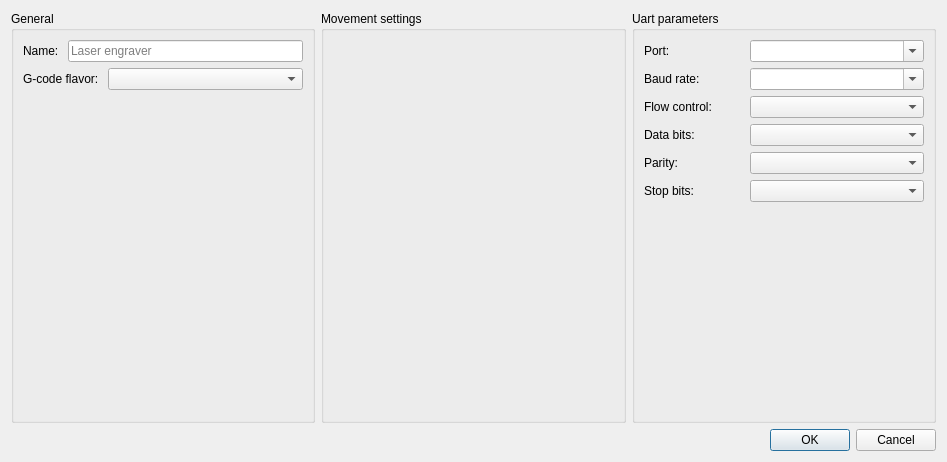
<?xml version="1.0" encoding="UTF-8"?>
<ui version="4.0">
 <class>AddPrinterDialog</class>
 <widget class="QDialog" name="AddPrinterDialog">
  <property name="geometry">
   <rect>
    <x>0</x>
    <y>0</y>
    <width>947</width>
    <height>462</height>
   </rect>
  </property>
  <property name="windowTitle">
   <string>Dialog</string>
  </property>
  <layout class="QVBoxLayout" name="verticalLayout_4">
   <item>
    <layout class="QHBoxLayout" name="horizontalLayout_9">
     <item>
      <widget class="QGroupBox" name="groupBox_2">
       <property name="sizePolicy">
        <sizepolicy hsizetype="Expanding" vsizetype="Expanding">
         <horstretch>0</horstretch>
         <verstretch>0</verstretch>
        </sizepolicy>
       </property>
       <property name="title">
        <string>General</string>
       </property>
       <layout class="QVBoxLayout" name="verticalLayout">
        <item>
         <layout class="QHBoxLayout" name="horizontalLayout">
          <item>
           <widget class="QLabel" name="label_5">
            <property name="text">
             <string>Name: </string>
            </property>
           </widget>
          </item>
          <item>
           <widget class="QLineEdit" name="name">
            <property name="placeholderText">
             <string>Laser engraver</string>
            </property>
           </widget>
          </item>
         </layout>
        </item>
        <item>
         <layout class="QHBoxLayout" name="horizontalLayout_2">
          <item>
           <widget class="QLabel" name="label_2">
            <property name="text">
             <string>G-code flavor: </string>
            </property>
           </widget>
          </item>
          <item>
           <widget class="QComboBox" name="gcode_flavor">
            <property name="sizePolicy">
             <sizepolicy hsizetype="Expanding" vsizetype="Fixed">
              <horstretch>0</horstretch>
              <verstretch>0</verstretch>
             </sizepolicy>
            </property>
           </widget>
          </item>
         </layout>
        </item>
        <item>
         <spacer name="verticalSpacer">
          <property name="orientation">
           <enum>Qt::Vertical</enum>
          </property>
          <property name="sizeHint" stdset="0">
           <size>
            <width>20</width>
            <height>40</height>
           </size>
          </property>
         </spacer>
        </item>
       </layout>
      </widget>
     </item>
     <item>
      <widget class="QGroupBox" name="groupBox_3">
       <property name="sizePolicy">
        <sizepolicy hsizetype="Expanding" vsizetype="Expanding">
         <horstretch>0</horstretch>
         <verstretch>0</verstretch>
        </sizepolicy>
       </property>
       <property name="title">
        <string>Movement settings</string>
       </property>
       <layout class="QVBoxLayout" name="verticalLayout_3">
        <item>
         <widget class="EngraverMovementSettingsWidget" name="widget" native="true">
          <property name="minimumSize">
           <size>
            <width>0</width>
            <height>100</height>
           </size>
          </property>
         </widget>
        </item>
        <item>
         <spacer name="verticalSpacer_3">
          <property name="orientation">
           <enum>Qt::Vertical</enum>
          </property>
          <property name="sizeHint" stdset="0">
           <size>
            <width>20</width>
            <height>40</height>
           </size>
          </property>
         </spacer>
        </item>
       </layout>
      </widget>
     </item>
     <item>
      <widget class="QGroupBox" name="groupBox">
       <property name="sizePolicy">
        <sizepolicy hsizetype="Expanding" vsizetype="Expanding">
         <horstretch>0</horstretch>
         <verstretch>0</verstretch>
        </sizepolicy>
       </property>
       <property name="title">
        <string>Uart parameters</string>
       </property>
       <layout class="QVBoxLayout" name="verticalLayout_2">
        <item>
         <layout class="QHBoxLayout" name="horizontalLayout_3">
          <item>
           <widget class="QLabel" name="label">
            <property name="sizePolicy">
             <sizepolicy hsizetype="Minimum" vsizetype="Preferred">
              <horstretch>0</horstretch>
              <verstretch>0</verstretch>
             </sizepolicy>
            </property>
            <property name="minimumSize">
             <size>
              <width>100</width>
              <height>0</height>
             </size>
            </property>
            <property name="text">
             <string>Port:</string>
            </property>
           </widget>
          </item>
          <item>
           <widget class="QComboBox" name="device">
            <property name="sizePolicy">
             <sizepolicy hsizetype="Expanding" vsizetype="Fixed">
              <horstretch>0</horstretch>
              <verstretch>0</verstretch>
             </sizepolicy>
            </property>
            <property name="editable">
             <bool>true</bool>
            </property>
           </widget>
          </item>
         </layout>
        </item>
        <item>
         <layout class="QHBoxLayout" name="horizontalLayout_4">
          <item>
           <widget class="QLabel" name="label_3">
            <property name="sizePolicy">
             <sizepolicy hsizetype="Minimum" vsizetype="Preferred">
              <horstretch>0</horstretch>
              <verstretch>0</verstretch>
             </sizepolicy>
            </property>
            <property name="minimumSize">
             <size>
              <width>100</width>
              <height>0</height>
             </size>
            </property>
            <property name="text">
             <string>Baud rate:</string>
            </property>
           </widget>
          </item>
          <item>
           <widget class="QComboBox" name="baud">
            <property name="sizePolicy">
             <sizepolicy hsizetype="Expanding" vsizetype="Fixed">
              <horstretch>0</horstretch>
              <verstretch>0</verstretch>
             </sizepolicy>
            </property>
            <property name="editable">
             <bool>true</bool>
            </property>
            <property name="currentText">
             <string/>
            </property>
           </widget>
          </item>
         </layout>
        </item>
        <item>
         <layout class="QHBoxLayout" name="horizontalLayout_5">
          <item>
           <widget class="QLabel" name="label_4">
            <property name="sizePolicy">
             <sizepolicy hsizetype="Minimum" vsizetype="Preferred">
              <horstretch>0</horstretch>
              <verstretch>0</verstretch>
             </sizepolicy>
            </property>
            <property name="minimumSize">
             <size>
              <width>100</width>
              <height>0</height>
             </size>
            </property>
            <property name="text">
             <string>Flow control:</string>
            </property>
           </widget>
          </item>
          <item>
           <widget class="QComboBox" name="flow_control">
            <property name="sizePolicy">
             <sizepolicy hsizetype="Expanding" vsizetype="Fixed">
              <horstretch>0</horstretch>
              <verstretch>0</verstretch>
             </sizepolicy>
            </property>
            <property name="currentText">
             <string/>
            </property>
           </widget>
          </item>
         </layout>
        </item>
        <item>
         <layout class="QHBoxLayout" name="horizontalLayout_6">
          <item>
           <widget class="QLabel" name="label_6">
            <property name="minimumSize">
             <size>
              <width>100</width>
              <height>0</height>
             </size>
            </property>
            <property name="text">
             <string>Data bits:</string>
            </property>
           </widget>
          </item>
          <item>
           <widget class="QComboBox" name="data_bits">
            <property name="sizePolicy">
             <sizepolicy hsizetype="Expanding" vsizetype="Fixed">
              <horstretch>0</horstretch>
              <verstretch>0</verstretch>
             </sizepolicy>
            </property>
            <property name="currentText">
             <string/>
            </property>
           </widget>
          </item>
         </layout>
        </item>
        <item>
         <layout class="QHBoxLayout" name="horizontalLayout_7">
          <item>
           <widget class="QLabel" name="label_7">
            <property name="minimumSize">
             <size>
              <width>100</width>
              <height>0</height>
             </size>
            </property>
            <property name="text">
             <string>Parity: </string>
            </property>
           </widget>
          </item>
          <item>
           <widget class="QComboBox" name="parity">
            <property name="sizePolicy">
             <sizepolicy hsizetype="Expanding" vsizetype="Fixed">
              <horstretch>0</horstretch>
              <verstretch>0</verstretch>
             </sizepolicy>
            </property>
            <property name="currentText">
             <string/>
            </property>
           </widget>
          </item>
         </layout>
        </item>
        <item>
         <layout class="QHBoxLayout" name="horizontalLayout_8">
          <item>
           <widget class="QLabel" name="label_8">
            <property name="minimumSize">
             <size>
              <width>100</width>
              <height>0</height>
             </size>
            </property>
            <property name="text">
             <string>Stop bits: </string>
            </property>
           </widget>
          </item>
          <item>
           <widget class="QComboBox" name="stop_bits">
            <property name="sizePolicy">
             <sizepolicy hsizetype="Expanding" vsizetype="Fixed">
              <horstretch>0</horstretch>
              <verstretch>0</verstretch>
             </sizepolicy>
            </property>
            <property name="currentText">
             <string/>
            </property>
           </widget>
          </item>
         </layout>
        </item>
        <item>
         <spacer name="verticalSpacer_2">
          <property name="orientation">
           <enum>Qt::Vertical</enum>
          </property>
          <property name="sizeHint" stdset="0">
           <size>
            <width>20</width>
            <height>40</height>
           </size>
          </property>
         </spacer>
        </item>
       </layout>
      </widget>
     </item>
    </layout>
   </item>
   <item>
    <widget class="QDialogButtonBox" name="buttons">
     <property name="orientation">
      <enum>Qt::Horizontal</enum>
     </property>
     <property name="standardButtons">
      <set>QDialogButtonBox::Cancel|QDialogButtonBox::Ok</set>
     </property>
    </widget>
   </item>
  </layout>
 </widget>
 <customwidgets>
  <customwidget>
   <class>EngraverMovementSettingsWidget</class>
   <extends>QWidget</extends>
   <header>src/widgets/engraver-movement-settings-widget.h</header>
   <container>1</container>
  </customwidget>
 </customwidgets>
 <resources/>
 <connections>
  <connection>
   <sender>buttons</sender>
   <signal>accepted()</signal>
   <receiver>AddPrinterDialog</receiver>
   <slot>accept()</slot>
   <hints>
    <hint type="sourcelabel">
     <x>248</x>
     <y>254</y>
    </hint>
    <hint type="destinationlabel">
     <x>157</x>
     <y>274</y>
    </hint>
   </hints>
  </connection>
  <connection>
   <sender>buttons</sender>
   <signal>rejected()</signal>
   <receiver>AddPrinterDialog</receiver>
   <slot>reject()</slot>
   <hints>
    <hint type="sourcelabel">
     <x>316</x>
     <y>260</y>
    </hint>
    <hint type="destinationlabel">
     <x>286</x>
     <y>274</y>
    </hint>
   </hints>
  </connection>
 </connections>
</ui>
